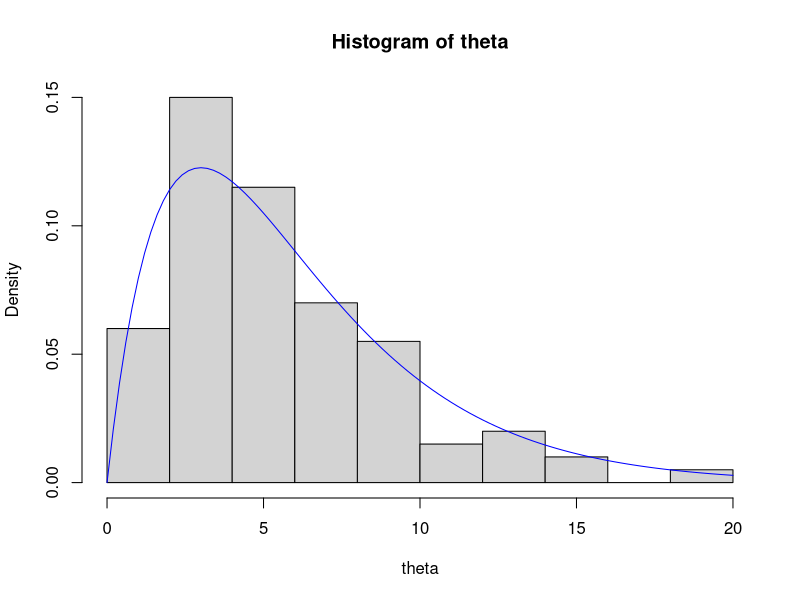
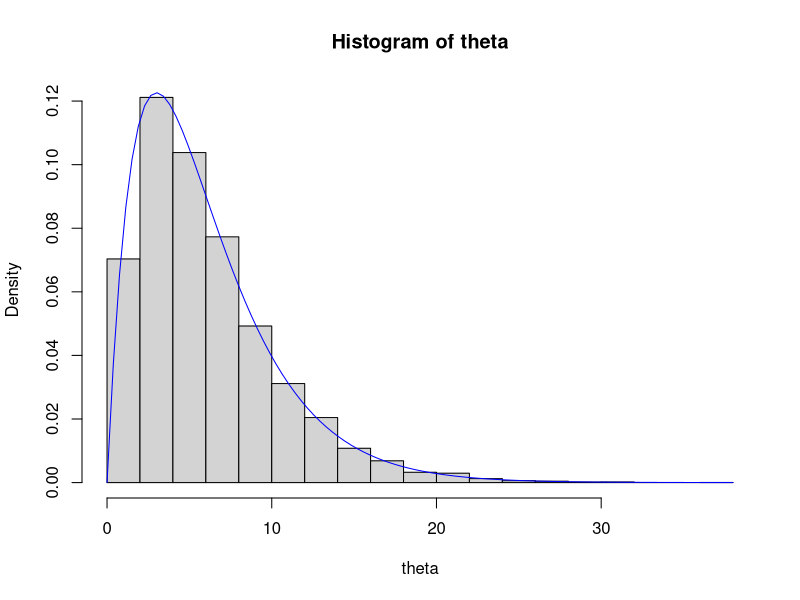

R code for these plots, in order:
## ---- chunk 1
set.seed(32)

m=100 #sample size
a=2
b = 1/3 #rate

theta <- rgamma(m,a,b)    # 100 draws of gamma distribution
head(theta)
tail(theta)

hist(theta, freq = FALSE) # freq = F gives probabilty densities 
curve(dgamma(x,a,b), col = "blue", add = TRUE)

# Expected Value(theta) = 2*3 = 6  - True Value of  mean
# Expected value of variance - a/b^2 - 2*9= 18 True Value of mean

sum(theta)/m   # 5.514068   sample mean
mean(theta)   # 5.514068
var(theta) #13.10255  sample variance 


## ---- chunk 2
# simulate more values by increasing sample size m = 10000

m=10000 #sample size
a=2
b = 1/3 #rate

theta <- rgamma(m,a,b)    # 100 draws of gamma distribution
head(theta)
tail(theta)

hist(theta, freq = FALSE) # freq = F gives probabilty densities 
curve(dgamma(x,a,b), col = "blue", add = TRUE)

sum(theta)/m   # 6.023273    much closer to true value 
mean(theta) 
var(theta) #18.04318 sample variance  much better



## ---- chunk 3
# 
#indicator variable

ind = theta < 5.0
head(ind)
head(theta)

mean(ind) # gives the probability  0.497


# True Probability - use pgamma - evaluates the CDF - cumulative distributive function 0.4963317

pgamma(q=5.0, a, b)

# 90th percentile quantile - monte carlo approximation 11.74338 
quantile(theta, probs = 0.9)


# True Quantile  qgamma function

qgamma(0.9,a,b)  #11.66916



